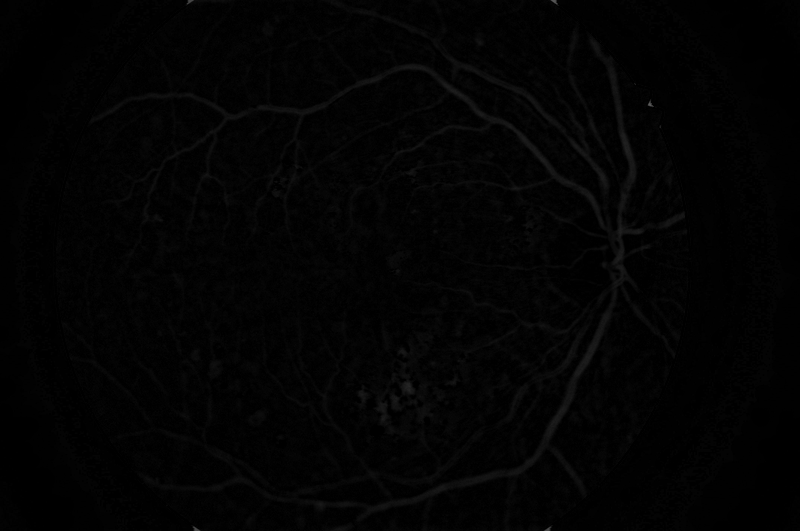
#> input picture diagnostic_bottomhat.png, 800 x 531 px
$ python -i enhancement.py   (imports and definitions only)   (older library calls are emulated)
#> lines starting #> are read from the running program, lines starting #| are printed output that depends on the picture; after the words box and inside, x2 and y2 are one past the last pixel; in counts of white or black regions, pixels touching at a corner belong together
#> further down, picture is the input picture: shape (531, 800, 3); min 0, max 92, mean 2.8
### iqa_module/quality_assessment.py
# iqa_module/quality_assessment.py
import cv2
import numpy as np

try:
    from .config import (
        IMAGE_SIZE,
        MIN_FOV_COVERAGE,
        MIN_SHARPNESS,
        MIN_BRIGHTNESS,
        MAX_BRIGHTNESS,
        MIN_CONTRAST,
        QUALITY_THRESHOLD,
    )
except ImportError:
    from config import (
        IMAGE_SIZE,
        MIN_FOV_COVERAGE,
        MIN_SHARPNESS,
        MIN_BRIGHTNESS,
        MAX_BRIGHTNESS,
        MIN_CONTRAST,
        QUALITY_THRESHOLD,
    )


# [11 lines left out: function load_image, not called in this run]


def extract_fov_mask(image, threshold=10):
    """
    Generate a binary mask isolating the circular retinal Field of View (FOV)
    from the black surrounding background.
    """
#> called with threshold = 10
    gray = cv2.cvtColor(image, cv2.COLOR_BGR2GRAY)

    # Pixels brighter than threshold are considered retina
    _, mask = cv2.threshold(gray, threshold, 255, cv2.THRESH_BINARY)
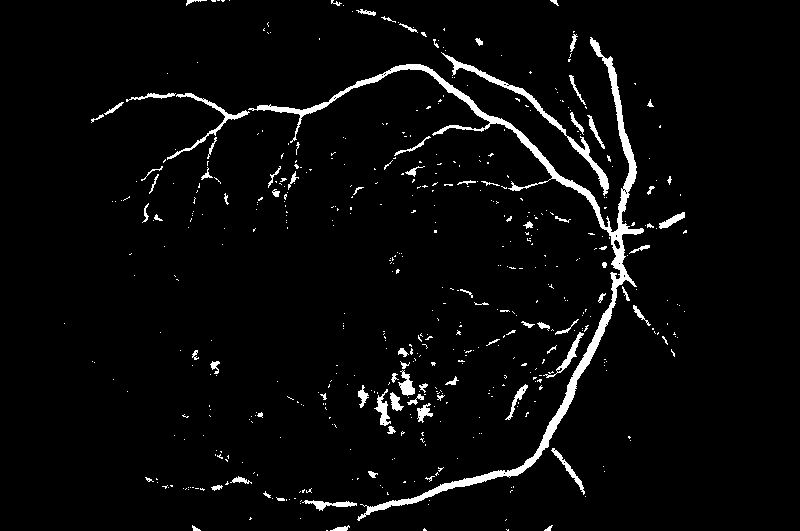
#> mask: shape (531, 800); 3.7% white; 529 white regions (443 under 20 px), largest, box (x1, y1, x2, y2) and area: (248, 37, 644, 521) 7454, (441, 52, 609, 196) 1245, (167, 93, 250, 160) 519

    # Fill small holes inside the mask (e.g. dark blood vessels)
    kernel = cv2.getStructuringElement(cv2.MORPH_ELLIPSE, (11, 11))
    mask = cv2.morphologyEx(mask, cv2.MORPH_CLOSE, kernel)
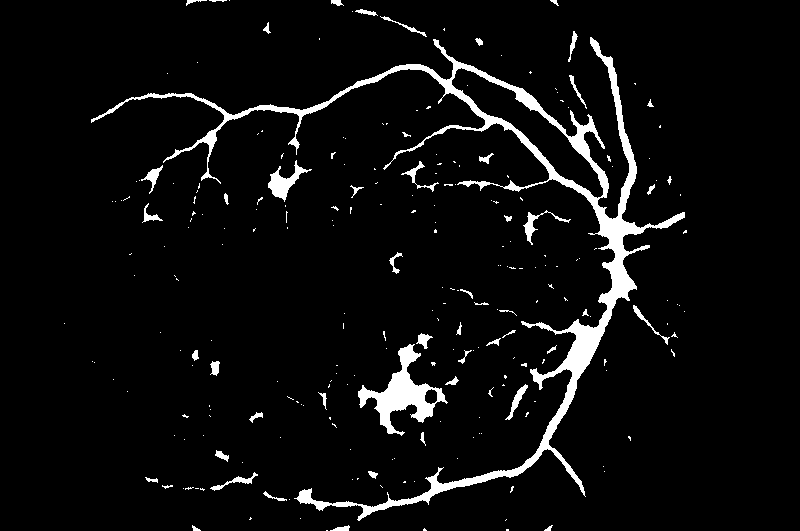
#> mask: shape (531, 800); 5.2% white; 245 white regions (192 under 20 px), largest, box (x1, y1, x2, y2) and area: (91, 37, 685, 521) 14725, (358, 344, 448, 436) 2558, (268, 160, 312, 202) 593

    return mask


# [225 lines left out: functions calculate_sharpness, calculate_brightness, calculate_contrast, check_illumination_uniformity, detect_specular_artifacts, assess_quality and 2 more, not called in this run]

### iqa_module/enhancement.py
# iqa_module/enhancement.py
import cv2
import numpy as np
try:
    from .quality_assessment import extract_fov_mask
except ImportError:
    from quality_assessment import extract_fov_mask


def apply_clahe(image, clip_limit=2.0, tile_grid_size=(8, 8)):
    """
    Apply Contrast Limited Adaptive Histogram Equalization (CLAHE)
    in the LAB color space to enhance lesion visibility without color distortion.
    """
#> called with clip_limit = 2, tile_grid_size = (8, 8)
    # Convert BGR to LAB color space
    lab = cv2.cvtColor(image, cv2.COLOR_BGR2LAB)
#> lab: shape (531, 800, 3); mean of channels 0, 1, 2 1.9, 128, 128
    l_channel, a_channel, b_channel = cv2.split(lab)
#> a_channel: shape (531, 800); every value is 128

    # Apply CLAHE specifically to the Lightness channel
    clahe = cv2.createCLAHE(clipLimit=clip_limit, tileGridSize=tile_grid_size)
    enhanced_l = clahe.apply(l_channel)

    # Merge channels back and convert back to BGR
    enhanced_lab = cv2.merge((enhanced_l, a_channel, b_channel))
#> enhanced_lab: shape (531, 800, 3); mean of channels 0, 1, 2 8.2, 128, 128
    enhanced_bgr = cv2.cvtColor(enhanced_lab, cv2.COLOR_LAB2BGR)

    return enhanced_bgr


def enhance_retinal_image(image, mask=None):
    """
    Full enhancement pipeline for fundus images:
    1. Extracts FOV mask (if not provided).
    2. Applies LAB-CLAHE contrast enhancement.
    3. Masks out background to ensure clean black borders.
    """
    if mask is None:
        mask = extract_fov_mask(image)

    # 1. Enhance contrast and local illumination
    enhanced = apply_clahe(image, clip_limit=2.0, tile_grid_size=(8, 8))

    # 2. Preserve clean black background outside FOV
    clean_enhanced = cv2.bitwise_and(enhanced, enhanced, mask=mask)

    return clean_enhanced

>>> import cv2
>>> picture = cv2.imread('../diagnostic_bottomhat.png')
>>> result = enhance_retinal_image(picture)

$ run again, on diagnostic_tophat.png
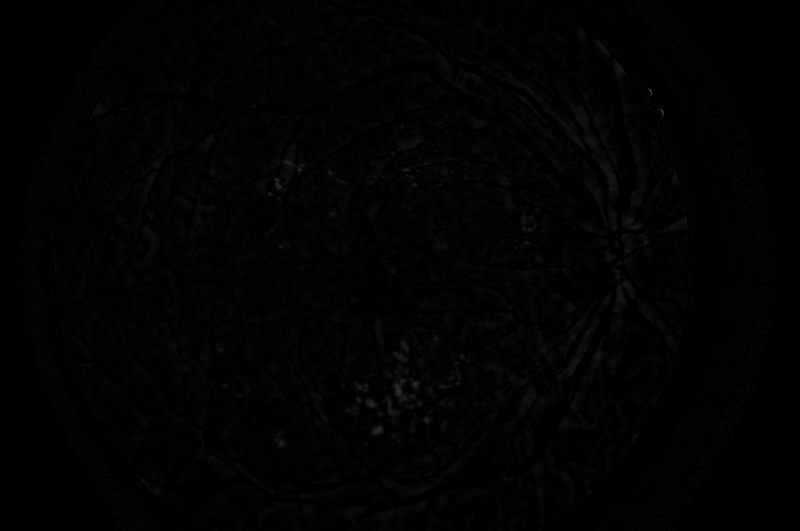
#> input picture diagnostic_tophat.png, 800 x 531 px
#> picture is the input picture: shape (531, 800, 3); min 0, max 78, mean 2.5
#> in extract_fov_mask, `_, mask = cv2.threshold(gray, threshold, 255, cv2.THRESH_BINARY)`:
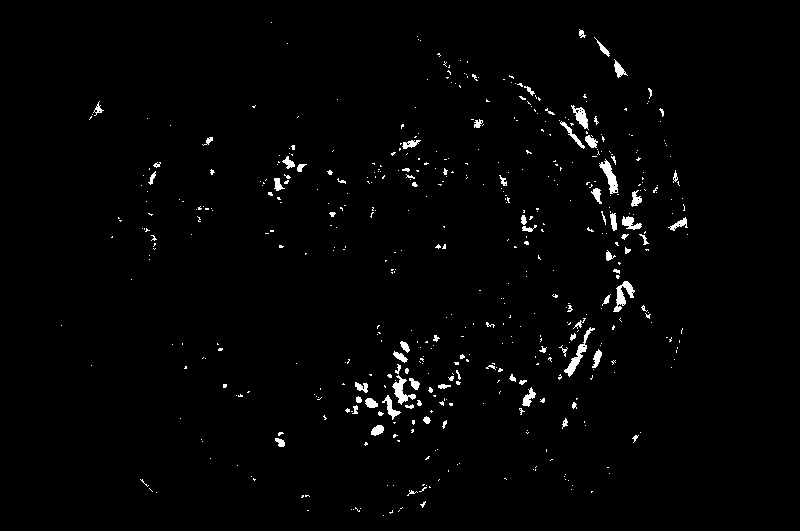
#> mask: shape (531, 800); 1.6% white; 519 white regions (437 under 20 px), largest, box (x1, y1, x2, y2) and area: (564, 327, 595, 377) 304, (613, 281, 635, 312) 280, (599, 159, 618, 194) 272
#> in extract_fov_mask, `mask = cv2.morphologyEx(mask, cv2.MORPH_CLOSE, kernel)`:
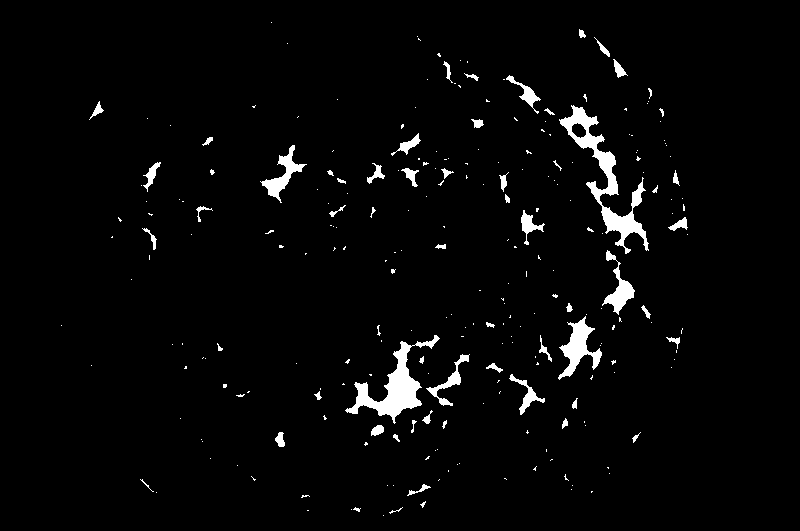
#> mask: shape (531, 800); 2.9% white; 252 white regions (191 under 20 px), largest, box (x1, y1, x2, y2) and area: (559, 105, 649, 254) 2653, (345, 335, 440, 424) 2199, (558, 316, 602, 380) 1066
#> lab: shape (531, 800, 3); mean of channels 0, 1, 2 1.7, 128, 128
#> a_channel: shape (531, 800); every value is 128
#> enhanced_lab: shape (531, 800, 3); mean of channels 0, 1, 2 7.6, 128, 128
